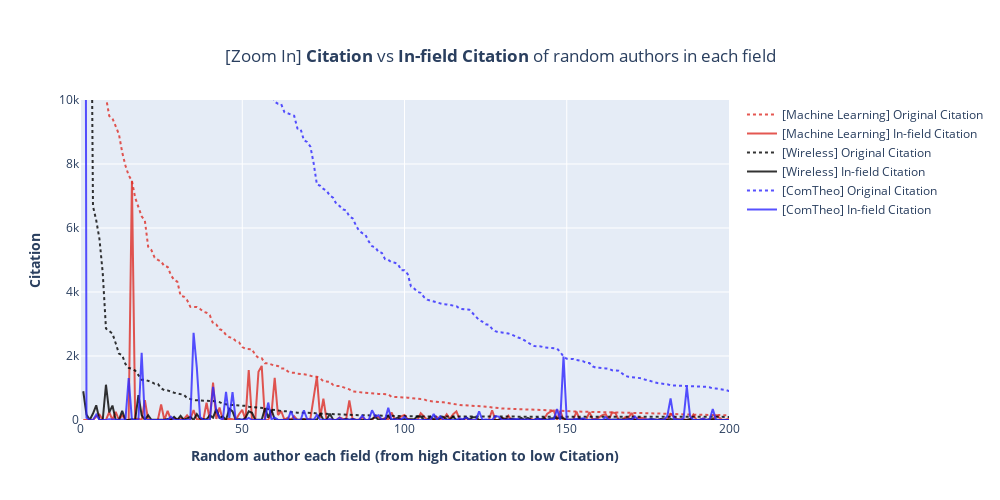

The notebook cell saved with this chart:
### Code cell
# ml.sort_values('est_cits', ascending=False, inplace=True)
# ml['rank_cits'] = range(1, ml.shape[0]+1)

# wl.sort_values('est_cits', ascending=False, inplace=True)
# wl['rank_cits'] = range(1, wl.shape[0]+1)

# ct.sort_values('est_cits', ascending=False, inplace=True)
# ct['rank_cits'] = range(1, ct.shape[0]+1)

fig = go.Figure()
# In machine learning field
fig.add_trace(go.Scatter(name='[Machine Learning] Original Citation', x=ml['rank_cit'], y=ml['est_cits'],
               line = dict(width=2, dash='dot'), marker=dict(color='rgba(222,45,38,0.8)',)),)
fig.add_trace(go.Scatter(name='[Machine Learning] In-field Citation', x=ml['rank_cit'], y=ml['infield_est_cits'],
               marker=dict(color='rgba(222,45,38,0.8)',)),)
# In wireless field
fig.add_trace(go.Scatter(name='[Wireless] Original Citation', x=wl['rank_cit'], y=wl['est_cits'],
               line = dict(width=2, dash='dot'), marker=dict(color='rgba(0,0,0,0.8)',)),)
fig.add_trace(go.Scatter(name='[Wireless] In-field Citation', x=wl['rank_cit'], y=wl['infield_est_cits'],
               marker=dict(color='rgba(0,0,0,0.8)',)),)
# In communication theory field
fig.add_trace(go.Scatter(name='[ComTheo] Original Citation', x=ct['rank_cit'], y=ct['est_cits'],
               line = dict(width=2, dash='dot'), marker=dict(color='rgba(45,38,255,0.8)',)),)
fig.add_trace(go.Scatter(name='[ComTheo] In-field Citation', x=ct['rank_cit'], y=ct['infield_est_cits'],
               marker=dict(color='rgba(45,38,255,0.8)',)),)

# Set parameters for the plot
fig.update_xaxes(title_text="<b>Random author each field (from high Citation to low Citation)</b>", range=[0, 200])
fig.update_yaxes(title_text="<b>Citation</b>", range=[0, 10000])
fig.update_layout(title={'text': "[Zoom In] <b>Citation</b> vs <b>In-field Citation</b> of random authors in each field",
                                          'y':0.9,'x':0.5,'xanchor': 'center','yanchor': 'top'},
                  autosize=False, width=1000,height=500,)
fig.update_xaxes()
fig.show()

### Figure 1 — Plotly figure (JSON) as saved in the notebook; plotly's stock layout.template omitted (floating-point values rounded to 4 significant figures; data arrays with more than 128 entries replaced by an {"elided": "..."} marker saying what was removed)
{"data": [{"line": {"dash": "dot", "width": 2}, "marker": {"color": "rgba(222,45,38,0.8)"}, "name": "[Machine Learning] Original Citation", "type": "scatter", "x": {"elided": "998 int values"}, "y": {"elided": "998 int values"}}, {"marker": {"color": "rgba(222,45,38,0.8)"}, "name": "[Machine Learning] In-field Citation", "type": "scatter", "x": {"elided": "998 int values"}, "y": {"elided": "998 int values"}}, {"line": {"dash": "dot", "width": 2}, "marker": {"color": "rgba(0,0,0,0.8)"}, "name": "[Wireless] Original Citation", "type": "scatter", "x": {"elided": "996 int values"}, "y": {"elided": "996 int values"}}, {"marker": {"color": "rgba(0,0,0,0.8)"}, "name": "[Wireless] In-field Citation", "type": "scatter", "x": {"elided": "996 int values"}, "y": {"elided": "996 int values"}}, {"line": {"dash": "dot", "width": 2}, "marker": {"color": "rgba(45,38,255,0.8)"}, "name": "[ComTheo] Original Citation", "type": "scatter", "x": {"elided": "998 int values"}, "y": {"elided": "998 int values"}}, {"marker": {"color": "rgba(45,38,255,0.8)"}, "name": "[ComTheo] In-field Citation", "type": "scatter", "x": {"elided": "998 int values"}, "y": {"elided": "998 int values"}}], "layout": {"autosize": false, "height": 500, "title": {"text": "[Zoom In] <b>Citation</b> vs <b>In-field Citation</b> of random authors in each field", "x": 0.5, "xanchor": "center", "y": 0.9, "yanchor": "top"}, "width": 1000, "xaxis": {"range": [0, 200], "title": {"text": "<b>Random author each field (from high Citation to low Citation)</b>"}}, "yaxis": {"range": [0, 10000], "title": {"text": "<b>Citation</b>"}}}}
